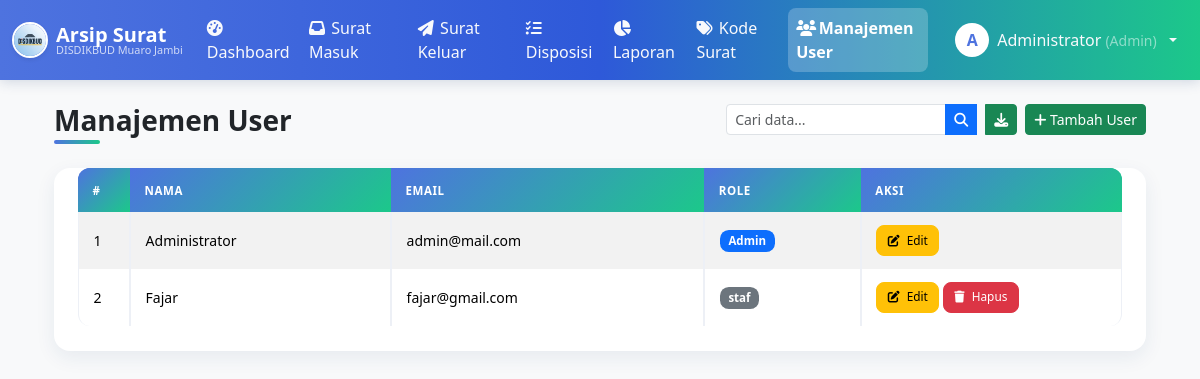
Before: /admin/users.php (signed in) with the older database file.
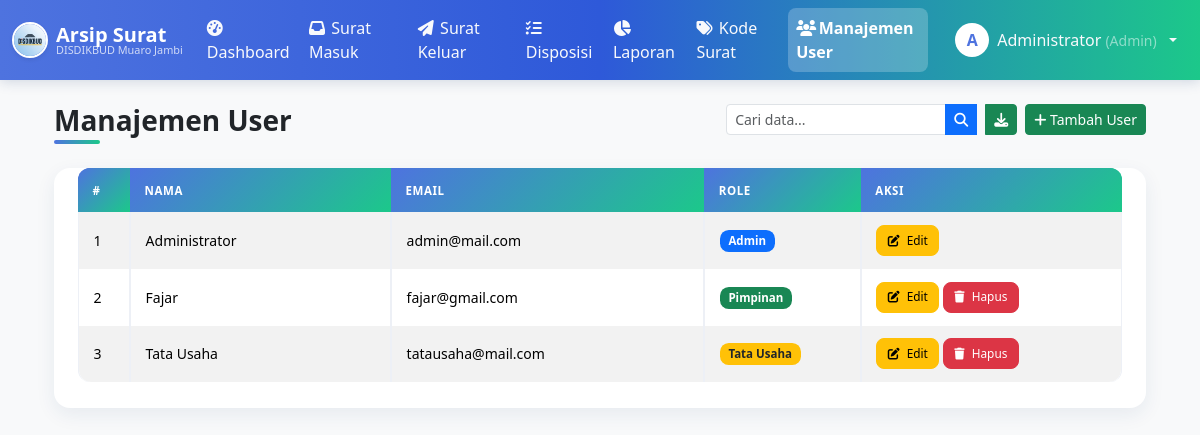
After: the same page with the newer database file.
### tables this page shows
CREATE TABLE `users` (
  `id` int(11) NOT NULL,
  `nama` varchar(100) DEFAULT NULL,
  `email` varchar(100) DEFAULT NULL,
  `password` varchar(255) DEFAULT NULL,
  `role` varchar(20) NOT NULL,
  `created_at` timestamp NULL DEFAULT current_timestamp()
);

### admin/users.php (the view, shortened to what this page needs)
<?php
include "../includes/db.php";
$q = isset($_GET['q']) ? mysqli_real_escape_string($conn, $_GET['q']) : "";
if ($q) {
    $sql = "SELECT * FROM users
            WHERE nama LIKE '%$q%'
               OR email LIKE '%$q%'
               OR role LIKE '%$q%'
            ORDER BY role, nama";
} else {
    $sql = "SELECT * FROM users ORDER BY role, nama";
}
$users = mysqli_query($conn, $sql);
?>
<!DOCTYPE html>
<html lang="id">
<head>
  <link href="https://cdn.jsdelivr.net/npm/bootstrap@5.3.2/dist/css/bootstrap.min.css" rel="stylesheet">
  <link rel="stylesheet" href="https://cdnjs.cloudflare.com/ajax/libs/font-awesome/6.4.0/css/all.min.css">
</head>
<body class="bg-light">
<?php include "../includes/header.php"; ?>
<div class="container mt-4">
  <div class="d-flex justify-content-between align-items-center mb-3 flex-wrap">
    <h3 class="fw-bold mb-2">Manajemen User</h3>
    <div class="d-flex flex-wrap gap-2">
      <form class="d-flex mb-3" method="get" action="">
        <div class="input-group" style="max-width: 400px;">
          <input type="text" name="q" value="<?= htmlspecialchars($q ?? ""); ?>"
                class="form-control form-control-sm"
                placeholder="Cari data...">
          <button class="btn btn-sm btn-primary" type="submit">
            <i class="fa fa-search"></i>
          </button>
            <a href="export.php?type=users" class="btn btn-sm btn-success ms-2">
              <i class="fa fa-download"></i>
            </a>
        </div>
      </form>
      <a href="user_tambah.php" class="btn btn-success btn-sm mb-3">
        <i class="fa fa-plus"></i> Tambah User
      </a>
    </div>
  </div>
  <div class="card shadow-sm">
    <div class="card-body">
      <table class="table table-bordered table-striped align-middle">
        <thead class="text-white" style="background: linear-gradient(90deg, #4e73df, #1cc88a);">
          <tr>
            <th style="width:5%;">#</th>
            <th style="width:25%;">Nama</th>
            <th style="width:30%;">Email</th>
            <th style="width:15%;">Role</th>
            <th style="width:25%;">Aksi</th>
          </tr>
        </thead>
        <tbody>
          <?php if (mysqli_num_rows($users) > 0): ?>
            <?php $no=1; while($row=mysqli_fetch_assoc($users)): ?>
            <tr>
              <td><?= $no++; ?></td>
              <td><?= htmlspecialchars($row['nama']); ?></td>
              <td><?= htmlspecialchars($row['email']); ?></td>
              <td>
                <?php if($row['role'] == 'admin'): ?>
                  <span class="badge bg-primary">Admin</span>
                <?php elseif($row['role'] == 'pimpinan'): ?>
                  <span class="badge bg-success">Pimpinan</span>
                <?php elseif($row['role'] == 'tata_usaha'): ?>
                  <span class="badge bg-warning text-dark">Tata Usaha</span>
                <?php else: ?>
                  <span class="badge bg-secondary"><?= htmlspecialchars($row['role']); ?></span>
                <?php endif; ?>
              </td>
              <td>
                <a href="user_edit.php?id=<?= $row['id']; ?>" class="btn btn-sm btn-warning">
                  <i class="fa fa-edit"></i> Edit
                </a>
                <?php if ($row['role'] != 'admin'): ?>
                  <a href="users.php?hapus=<?= $row['id']; ?>"
                     class="btn btn-sm btn-danger"
                     onclick="return confirm('Yakin hapus user ini?');">
                    <i class="fa fa-trash"></i> Hapus
                  </a>
                <?php endif; ?>
              </td>
            </tr>
            <?php endwhile; ?>
          <?php else: ?>
            <tr>
              <td colspan="5" class="text-center text-muted">Tidak ada user ditemukan.</td>
            </tr>
          <?php endif; ?>
        </tbody>
      </table>
    </div>
  </div>
</div>
<?php include "../includes/footer.php"; ?>

Changed rows visible on the page:
changed users "Fajar": role "staf" → (not shown); now shows "Pimpinan"
added users: nama "Tata Usaha", email "tatausaha@mail.com", role "Tata Usaha"
